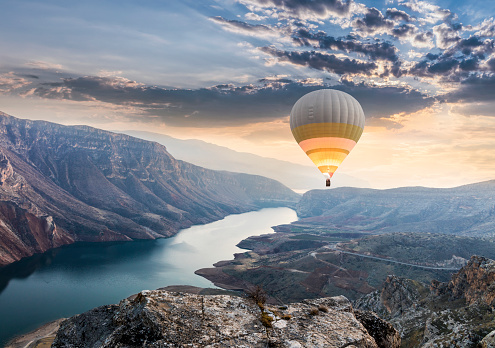
#> input picture 02.Chapter/00.Cheatsheet/test_image2.jpg, 495 x 348 px, found by its file name
$ python images.py
#> lines starting #> are read from the running program, lines starting #| are printed output that depends on the picture
from PIL import Image
import numpy as np
import os

img = Image.open(r"02.Chapter\00.Cheatsheet\test_image2.jpg")
#> img is the input picture: PIL image 495x348 RGB; mean R, G, B 125.5, 130, 137.8


# [14 lines of commented-out code are left out]
img = img.resize((200,200))
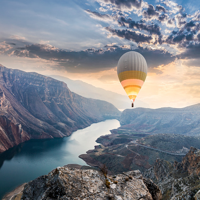
#> img: PIL image 200x200 RGB; mean R, G, B 125.5, 130, 137.8
img.show()
arr = np.array(img, dtype=float)
print(arr)
#> (printed output is left out)

$ run again, with 02.Chapter/00.Cheatsheet/ml_pipeline.PNG saved as 02.Chapter/00.Cheatsheet/test_image2.jpg
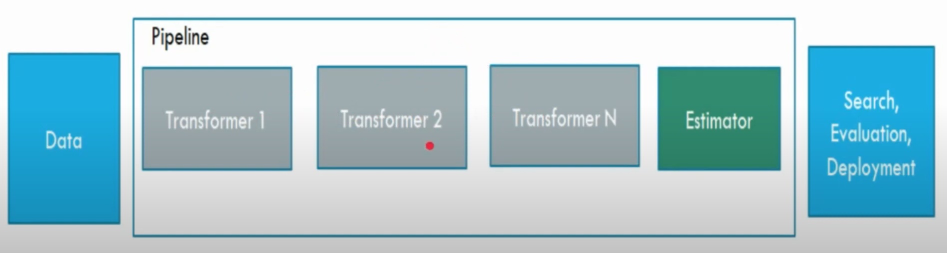
#> input picture 02.Chapter/00.Cheatsheet/ml_pipeline.PNG, 1893 x 506 px, found by its file name (shown at 1/2 size)
#> img is the input picture: PIL image 1893x506 RGB; mean R, G, B 167.4, 199.4, 207.8
#> `img = img.resize((200,200))`:
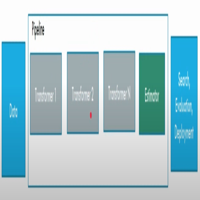
#> img: PIL image 200x200 RGB; mean R, G, B 167.3, 199.3, 207.7
#> (printed output is left out)
